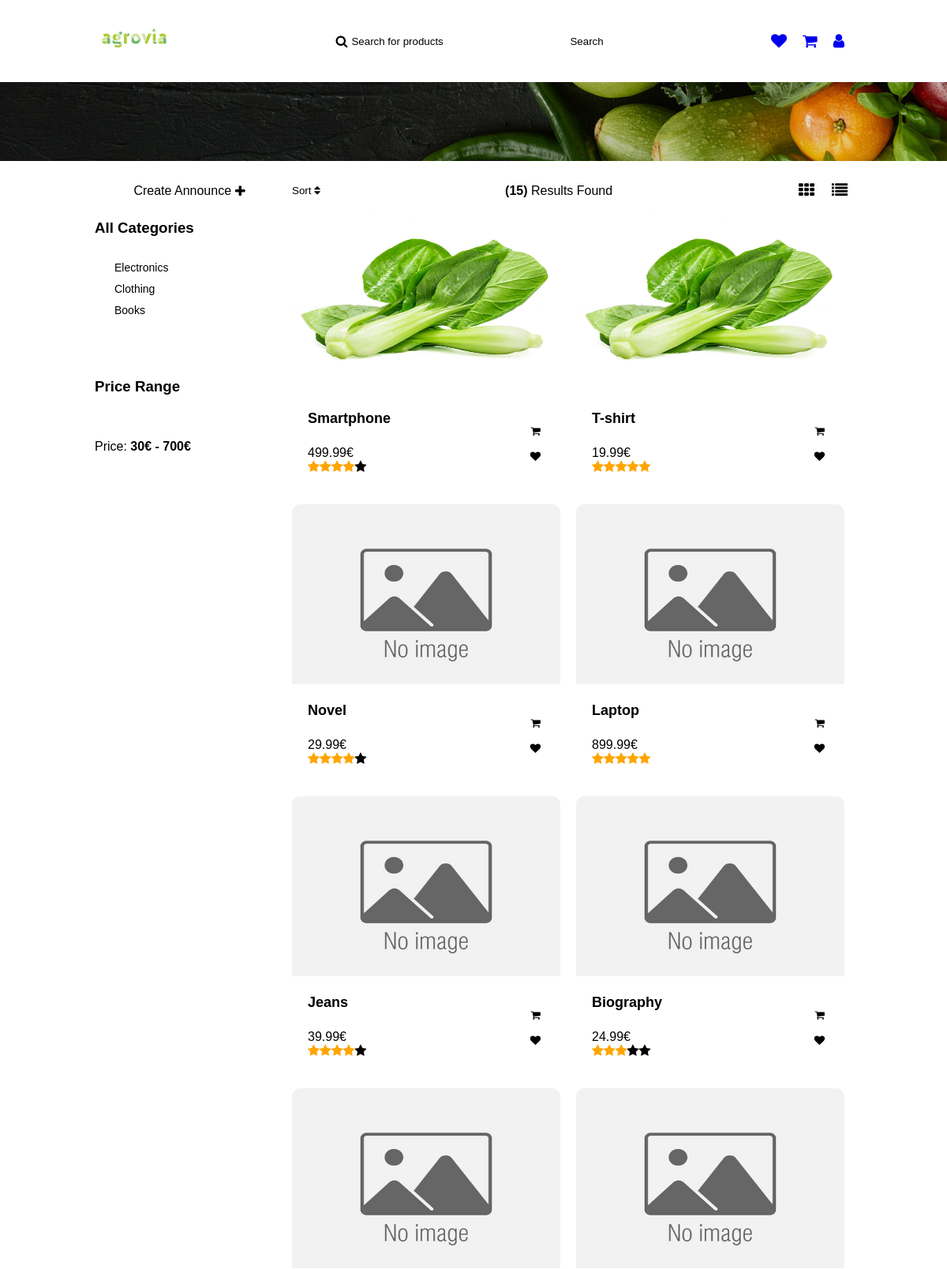
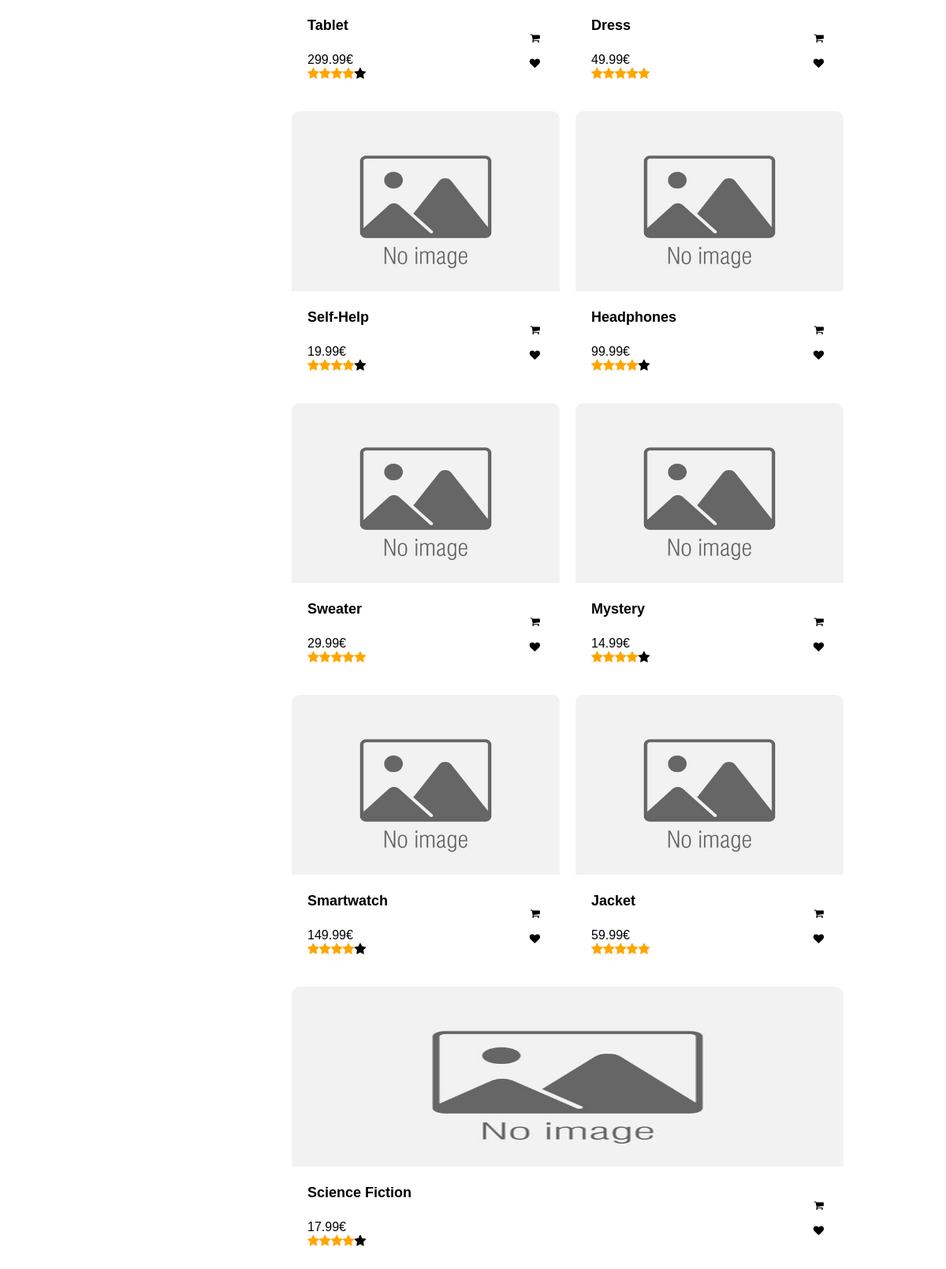
Page /pages/home.php on the committed database (2 pictures, top to bottom).
### tables this page shows
CREATE TABLE Category (
  id INTEGER PRIMARY KEY,
  name TEXT
);

CREATE TABLE Announce (
  id INTEGER PRIMARY KEY,
  id_category INTEGER,
  image TEXT,
  title TEXT,
  description TEXT,
  price FLOAT,
  quantity INTEGER,
  rating INTEGER,
  out_of_stock BOOLEAN,
  FOREIGN KEY (id_category) REFERENCES Category(id)
);

### php/announce.php (the view, shortened to what this page needs)
<?php
require '../php/pdo.php';
function get_all_announce()
{
    global $pdo;
    $query = "SELECT * FROM Announce";
    $stmt = $pdo->prepare($query);
    $stmt->execute();
    $announce = $stmt->fetchAll(PDO::FETCH_ASSOC);
    return $announce;
}
function generate_star($rating)
{
    $stars = "";
    for ($i = 0; $i < 5; $i++) {
        if ($i < $rating) {
            $stars .= "<i class='fa fa-star checked'></i>";
        } else {
            $stars .= "<i class='fa fa-star'></i>";
        }
    }
    return $stars;
}
function get_saved_announce($user_id)
{
    global $pdo;
    $query = "SELECT * FROM Announce WHERE id IN (SELECT announce_id FROM UserSaved WHERE user_id = :user_id)";
    $stmt = $pdo->prepare($query);
    $stmt->bindParam(':user_id', $user_id);
    $stmt->execute();
    $announce = $stmt->fetchAll(PDO::FETCH_ASSOC);
    return $announce;
}
function get_announce_images_by_id($id)
{
    global $pdo;
    $stmt = $pdo->prepare("SELECT image FROM AnnounceImage WHERE announce_id = ?");
    $stmt->bindParam(1, $id);
    $stmt->execute();
    $result = $stmt->fetchAll(PDO::FETCH_ASSOC);
    $images = array_column($result, 'image');
    return $images;
}
function display_announce($announce)
{
    $saved_announce = get_saved_announce($_SESSION['user_id']);
    foreach ($announce as $row) {
        echo "<a
                  class='announce' id='" . $row['id'] . "-announce'
                  href='../pages/announce-view.php?id=" . $row['id'] . "'";
        echo ">";
        $image = get_announce_images_by_id($row["id"]);
        if (count($image) > 0) {
            echo "<img src='" . $image[0] . "' alt='product'>";
        } else {
            echo "<img src='../public/no-image-available.jpg' alt='product'>";
        }
        echo "<div class='infos'>";
        echo "<div class='details'>";
        echo "<h4>" . $row['title'] . "</h4>";
        echo "<span class='price'>" . $row['price'] . "€</span>";
        echo "<span class='rating '>";
        echo generate_star($row['rating']);
        echo "</span>";
        echo "</div>";
        echo "<div class='actions'>";
        echo "<button class='cart'><i class='fa fa-shopping-cart'></i></button>";
        echo "<button class='wish'><i class='fa fa-heart'></i></button>";
        echo "</div>";
        echo "</div>";
        echo "</a>";
    }
}
?>

### pages/home.php (shortened to what this page needs)
<!DOCTYPE html>
<html lang="en">
<head>
    <link rel="stylesheet" href="../../styles/home.css" onload="load_theme()">
    <link rel="stylesheet" href="../../styles/main-header.css">
    <link rel="stylesheet" href="https://cdnjs.cloudflare.com/ajax/libs/font-awesome/4.7.0/css/font-awesome.min.css">
</head>
<body>
    <header>
        <a href="../pages/home.php"><img src="../../assets/logo/agrovia-green.png" alt="logo"></a>
        <div class="search-bar">
            <span>
                <i class="fa fa-search"></i>
                <input type="text" name="search" id="search" placeholder="Search for products"
                    onkeydown="if(event.keyCode === 13) search()">
            </span>
            <button onclick="search()">Search</button>
        </div>
        <div class="user">
            <a href="../../pages/user/wishlist.html">
                <i class="fa fa-heart"></i>
            </a>
            <a href="../../pages/user/cart.html">
                <i class="fa fa-shopping-cart"></i>
            </a>
            <a href="../pages/dashboard.php">
                <i class="fa fa-user"></i>
            </a>
        </div>
    </header>
    <div class="separator-background"></div>
    <div class="container-options">
        <span class="create-announce">
            <a href="../pages/create-announce.php" class="create-announce-btn" onclick="createAnnounce()">
                Create Announce <i class="fa fa-plus"></i>
            </a>
        </span>
        <div class="centered-options">
            <div class="sort">
                <button class="sort-btn" onclick="toggleSort()">
                    Sort <i class="fa fa-sort"></i>
                </button>
            </div>
            <div class="number-results">
                <span id="number-results">(10)</span>
                <span>Results Found</span>
            </div>
            <div class="view-section">
                <button onclick="view('grid')">
                    <i class="fa fa-th"></i>
                </button>
                <button onclick="view('list')">
                    <i class="fa fa-list"></i>
                </button>
            </div>
        </div>
    </div>
    <div class="container">
        <div class="filter">
            <div class="categories-section">
                <h3>All Categories</h3>
                <div class="categories">
                    <?php
                    require '../php/category.php';
                    $categories = get_all_categories();
                    display_categories($categories);
                    ?>
                </div>
            </div>
            <div class="price-section">
                <h3>Price Range</h3>
                <div class="slide-container">
                    <div class="slider-track"></div>
                </div>
                <div class="values">
                    <span>Price: </span>
                    <strong>
                        <span id="range1">0€</span>
                        <span> &dash; </span>
                        <span id="range2">100€</span>
                    </strong>
                </div>
            </div>
        </div>
        <div class="announce-section">
            <?php
            require '../php/announce.php';
            $announce = get_all_announce();
            display_announce($announce);
            ?>
        </div>
</body>
</html>

### php/category.php
<?php
require '../php/pdo.php';
function get_all_categories()
{
    global $pdo;
    $query = "SELECT * FROM Category";
    $stmt = $pdo->prepare($query);
    $stmt->execute();
    $result = $stmt->fetchAll(PDO::FETCH_ASSOC);
    return $result;
}
function display_categories($categories)
{
    foreach ($categories as $category) {
        echo "<span>";
        echo "<input type='checkbox' id='" . $category['id'] . "-category' name='category' value='" . $category['name'] . "'>";
        echo "<label for='" . $category['name'] . "'>" . $category['name'] . "</label>";
        echo "</span>";
    }
}
?>

### styles/home.css (style rules this page uses)
.container-options { margin-top: 120px; display: flex; width: 100%; }
.container-options .centered-options { display: flex; justify-content: space-between; width: 75%; }
.container-options .centered-options .sort .sort-btn { background-color: var(--primary); color: var(--text); border: none; padding: 10px; cursor: pointer; }
.container-options .centered-options .number-results { display: flex; align-items: center; white-space: nowrap; }
.container-options .centered-options .number-results #number-results { font-weight: bold; }
.container-options span { display: flex; justify-content: flex-start; width: 25%; }
.container-options .view-section { display: flex; align-items: center; }
.container-options .view-section button { background-color: transparent; border: none; cursor: pointer; font-size: 20px; margin-left: 10px; color: var(--text); }
.create-announce { align-items: center; justify-content: center !important; }
.create-announce .create-announce-btn { text-decoration: none; display: flex; justify-content: center; align-items: center; padding: 8px; border: none; width: 75%; background-color: var(--secondary); border-radius: 25px; cursor: pointer; color: var(--white); transition: background-color 0.3s ease; }
.create-announce .create-announce-btn i { margin-left: 5px; font-size: 16px; color: var(--white); }
.filter { display: flex; flex-direction: column; align-items: flex-start; min-width: 25%; }
.container { display: flex; }
.categories-section { display: flex; flex-direction: column; }
.categories { flex-direction: column; align-items: flex-start; margin-top: 10px; }
.categories span { display: flex; align-items: center; margin-bottom: 5px; }
.categories input[type="checkbox"] { margin-right: 5px; }
.categories label { font-size: 14px; color: var(--text-color); cursor: pointer; }
.categories span:last-child { margin-bottom: 20px; }
.categories input[type="checkbox"] { appearance: none; width: 16px; height: 16px; border: 2px solid var(--secondary); border-radius: 3px; cursor: pointer; }
.price-section { display: flex; flex-direction: column; margin-top: 20px; width: 75%; position: relative; }
.slide-container { position: relative; width: 100%; margin-top: 15px; }
.slider-track { width: 100%; height: 5px; position: absolute; margin: auto; top: 0; bottom: 0; border-radius: 5px; }
.values { margin-top: 22px; }
.announce-section { display: flex; flex-wrap: wrap; justify-content: flex-start; width: 100%; }
.announce { flex-grow: 1; flex-basis: 15%; display: flex; flex-direction: column; align-items: center; justify-content: flex-start; margin: 10px; min-width: 250px; height: 350px; border-radius: 10px; background-color: var(--primary); border: 1px solid var(--text); transition: all 0.3s ease-in-out; text-decoration: none; color: var(--text); }
.announce img { height: 65%; width: 100%; border-radius: 10px 10px 0 0; border: 1px solid var(--text); }
.announce .infos { display: flex; width: 100%; align-items: center; position: relative; padding: 0 10px; }
.announce .infos .details { display: flex; flex-direction: column; margin-left: 10px; }
.announce .infos .details h4 { font-size: 18px; color: var(--text); }
.announce .infos .actions { display: flex; flex-direction: column; position: absolute; right: 15px; bottom: 10px; }
.announce .infos button { padding: 5px 10px; border: none; background-color: var(--secondary); color: var(--white); border-radius: 5px; cursor: pointer; margin-left: auto; margin-top: 7px; }
.checked { color: orange; }

### styles/global.css (style rules this page uses)
* { box-sizing: border-box; }
body, body.dark-theme, body.light-theme { font-family: "Overpass", sans-serif; -webkit-font-smoothing: antialiased; -moz-osx-font-smoothing: grayscale; background-color: var(--primary); color: var(--text); width: 80%; margin: 0 auto; transition: background-color 0.3s ease, transform 0.5s cubic-bezier(0.68, -0.55, 0.27, 1.55); }

### rows in the picture
category: name "Electronics"
category: name "Clothing"
category: name "Books"
announce: title "Smartphone", price "499.99", rating 4 (drawn)
announce: title "T-shirt", price "19.99", rating 5 (drawn)
announce: title "Novel", price "29.99", rating 4 (drawn)
announce: title "Laptop", price "899.99", rating 5 (drawn)
announce: title "Jeans", price "39.99", rating 4 (drawn)
announce: title "Biography", price "24.99", rating 3 (drawn)
announce: title "Tablet", price "299.99", rating 4 (drawn)
announce: title "Dress", price "49.99", rating 5 (drawn)
announce: title "Self-Help", price "19.99", rating 4 (drawn)
announce: title "Headphones", price "99.99", rating 4 (drawn)
announce: title "Sweater", price "29.99", rating 5 (drawn)
announce: title "Mystery", price "14.99", rating 4 (drawn)
announce: title "Smartwatch", price "149.99", rating 4 (drawn)
announce: title "Jacket", price "59.99", rating 5 (drawn)
announce: title "Science Fiction", price "17.99", rating 4 (drawn)
